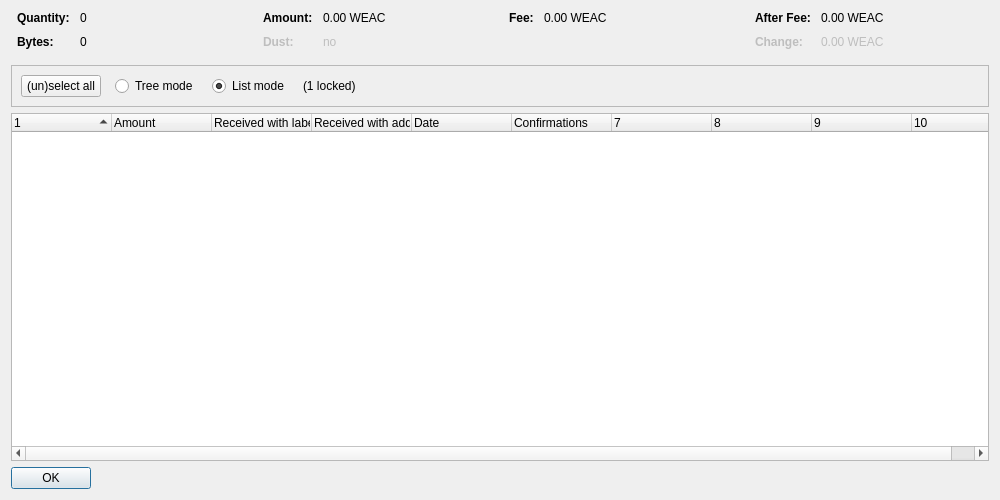
<?xml version="1.0" encoding="UTF-8"?>
<ui version="4.0">
 <class>CoinControlDialog</class>
 <widget class="QDialog" name="CoinControlDialog">
  <property name="geometry">
   <rect>
    <x>0</x>
    <y>0</y>
    <width>1000</width>
    <height>500</height>
   </rect>
  </property>
  <property name="windowTitle">
   <string>Coin Selection</string>
  </property>
  <layout class="QVBoxLayout" name="verticalLayout">
   <item>
    <layout class="QHBoxLayout" name="horizontalLayoutTop" stretch="0,0,0,0">
     <property name="topMargin">
      <number>0</number>
     </property>
     <property name="bottomMargin">
      <number>10</number>
     </property>
     <item>
      <layout class="QFormLayout" name="formLayoutCoinControl1">
       <property name="horizontalSpacing">
        <number>10</number>
       </property>
       <property name="verticalSpacing">
        <number>10</number>
       </property>
       <property name="leftMargin">
        <number>6</number>
       </property>
       <property name="rightMargin">
        <number>6</number>
       </property>
       <item row="0" column="0">
        <widget class="QLabel" name="labelCoinControlQuantityText">
         <property name="font">
          <font>
           <weight>75</weight>
           <bold>true</bold>
          </font>
         </property>
         <property name="text">
          <string>Quantity:</string>
         </property>
        </widget>
       </item>
       <item row="0" column="1">
        <widget class="QLabel" name="labelCoinControlQuantity">
         <property name="cursor">
          <cursorShape>IBeamCursor</cursorShape>
         </property>
         <property name="contextMenuPolicy">
          <enum>Qt::ActionsContextMenu</enum>
         </property>
         <property name="text">
          <string notr="true">0</string>
         </property>
         <property name="textInteractionFlags">
          <set>Qt::LinksAccessibleByMouse|Qt::TextSelectableByKeyboard|Qt::TextSelectableByMouse</set>
         </property>
        </widget>
       </item>
       <item row="1" column="0">
        <widget class="QLabel" name="labelCoinControlBytesText">
         <property name="font">
          <font>
           <weight>75</weight>
           <bold>true</bold>
          </font>
         </property>
         <property name="text">
          <string>Bytes:</string>
         </property>
        </widget>
       </item>
       <item row="1" column="1">
        <widget class="QLabel" name="labelCoinControlBytes">
         <property name="cursor">
          <cursorShape>IBeamCursor</cursorShape>
         </property>
         <property name="contextMenuPolicy">
          <enum>Qt::ActionsContextMenu</enum>
         </property>
         <property name="text">
          <string notr="true">0</string>
         </property>
         <property name="textInteractionFlags">
          <set>Qt::LinksAccessibleByMouse|Qt::TextSelectableByKeyboard|Qt::TextSelectableByMouse</set>
         </property>
        </widget>
       </item>
      </layout>
     </item>
     <item>
      <layout class="QFormLayout" name="formLayoutCoinControl2">
       <property name="horizontalSpacing">
        <number>10</number>
       </property>
       <property name="verticalSpacing">
        <number>10</number>
       </property>
       <property name="leftMargin">
        <number>6</number>
       </property>
       <property name="rightMargin">
        <number>6</number>
       </property>
       <item row="0" column="0">
        <widget class="QLabel" name="labelCoinControlAmountText">
         <property name="font">
          <font>
           <weight>75</weight>
           <bold>true</bold>
          </font>
         </property>
         <property name="text">
          <string>Amount:</string>
         </property>
        </widget>
       </item>
       <item row="0" column="1">
        <widget class="QLabel" name="labelCoinControlAmount">
         <property name="cursor">
          <cursorShape>IBeamCursor</cursorShape>
         </property>
         <property name="contextMenuPolicy">
          <enum>Qt::ActionsContextMenu</enum>
         </property>
         <property name="text">
          <string notr="true">0.00 WEAC</string>
         </property>
         <property name="textInteractionFlags">
          <set>Qt::LinksAccessibleByMouse|Qt::TextSelectableByKeyboard|Qt::TextSelectableByMouse</set>
         </property>
        </widget>
       </item>
       <item row="1" column="0">
        <widget class="QLabel" name="labelCoinControlLowOutputText">
         <property name="enabled">
          <bool>false</bool>
         </property>
         <property name="font">
          <font>
           <weight>75</weight>
           <bold>true</bold>
          </font>
         </property>
         <property name="text">
          <string>Dust:</string>
         </property>
        </widget>
       </item>
       <item row="1" column="1">
        <widget class="QLabel" name="labelCoinControlLowOutput">
         <property name="enabled">
          <bool>false</bool>
         </property>
         <property name="cursor">
          <cursorShape>IBeamCursor</cursorShape>
         </property>
         <property name="contextMenuPolicy">
          <enum>Qt::ActionsContextMenu</enum>
         </property>
         <property name="text">
          <string notr="true">no</string>
         </property>
         <property name="textInteractionFlags">
          <set>Qt::LinksAccessibleByMouse|Qt::TextSelectableByKeyboard|Qt::TextSelectableByMouse</set>
         </property>
        </widget>
       </item>
      </layout>
     </item>
     <item>
      <layout class="QFormLayout" name="formLayoutCoinControl3">
       <property name="horizontalSpacing">
        <number>10</number>
       </property>
       <property name="verticalSpacing">
        <number>10</number>
       </property>
       <property name="leftMargin">
        <number>6</number>
       </property>
       <property name="rightMargin">
        <number>6</number>
       </property>
       <item row="0" column="0">
        <widget class="QLabel" name="labelCoinControlFeeText">
         <property name="font">
          <font>
           <weight>75</weight>
           <bold>true</bold>
          </font>
         </property>
         <property name="text">
          <string>Fee:</string>
         </property>
        </widget>
       </item>
       <item row="0" column="1">
        <widget class="QLabel" name="labelCoinControlFee">
         <property name="cursor">
          <cursorShape>IBeamCursor</cursorShape>
         </property>
         <property name="contextMenuPolicy">
          <enum>Qt::ActionsContextMenu</enum>
         </property>
         <property name="text">
          <string notr="true">0.00 WEAC</string>
         </property>
         <property name="textInteractionFlags">
          <set>Qt::LinksAccessibleByMouse|Qt::TextSelectableByKeyboard|Qt::TextSelectableByMouse</set>
         </property>
        </widget>
       </item>
      </layout>
     </item>
     <item>
      <layout class="QFormLayout" name="formLayoutCoinControl4">
       <property name="horizontalSpacing">
        <number>10</number>
       </property>
       <property name="verticalSpacing">
        <number>10</number>
       </property>
       <property name="leftMargin">
        <number>6</number>
       </property>
       <property name="rightMargin">
        <number>6</number>
       </property>
       <item row="0" column="0">
        <widget class="QLabel" name="labelCoinControlAfterFeeText">
         <property name="font">
          <font>
           <weight>75</weight>
           <bold>true</bold>
          </font>
         </property>
         <property name="text">
          <string>After Fee:</string>
         </property>
        </widget>
       </item>
       <item row="0" column="1">
        <widget class="QLabel" name="labelCoinControlAfterFee">
         <property name="cursor">
          <cursorShape>IBeamCursor</cursorShape>
         </property>
         <property name="contextMenuPolicy">
          <enum>Qt::ActionsContextMenu</enum>
         </property>
         <property name="text">
          <string notr="true">0.00 WEAC</string>
         </property>
         <property name="textInteractionFlags">
          <set>Qt::LinksAccessibleByMouse|Qt::TextSelectableByKeyboard|Qt::TextSelectableByMouse</set>
         </property>
        </widget>
       </item>
       <item row="1" column="0">
        <widget class="QLabel" name="labelCoinControlChangeText">
         <property name="enabled">
          <bool>false</bool>
         </property>
         <property name="font">
          <font>
           <weight>75</weight>
           <bold>true</bold>
          </font>
         </property>
         <property name="text">
          <string>Change:</string>
         </property>
        </widget>
       </item>
       <item row="1" column="1">
        <widget class="QLabel" name="labelCoinControlChange">
         <property name="enabled">
          <bool>false</bool>
         </property>
         <property name="cursor">
          <cursorShape>IBeamCursor</cursorShape>
         </property>
         <property name="contextMenuPolicy">
          <enum>Qt::ActionsContextMenu</enum>
         </property>
         <property name="text">
          <string notr="true">0.00 WEAC</string>
         </property>
         <property name="textInteractionFlags">
          <set>Qt::LinksAccessibleByMouse|Qt::TextSelectableByKeyboard|Qt::TextSelectableByMouse</set>
         </property>
        </widget>
       </item>
      </layout>
     </item>
    </layout>
   </item>
   <item>
    <widget class="QFrame" name="frame">
     <property name="minimumSize">
      <size>
       <width>0</width>
       <height>40</height>
      </size>
     </property>
     <property name="frameShape">
      <enum>QFrame::StyledPanel</enum>
     </property>
     <property name="frameShadow">
      <enum>QFrame::Sunken</enum>
     </property>
     <layout class="QHBoxLayout" name="horizontalLayout">
      <item>
       <layout class="QHBoxLayout" name="horizontalLayoutPanel" stretch="0,0,0,0,0">
        <property name="spacing">
         <number>14</number>
        </property>
        <item>
         <widget class="QPushButton" name="pushButtonSelectAll">
          <property name="sizePolicy">
           <sizepolicy hsizetype="Maximum" vsizetype="Fixed">
            <horstretch>0</horstretch>
            <verstretch>0</verstretch>
           </sizepolicy>
          </property>
          <property name="text">
           <string>(un)select all</string>
          </property>
          <property name="autoDefault">
           <bool>false</bool>
          </property>
         </widget>
        </item>
        <item>
         <widget class="QRadioButton" name="radioTreeMode">
          <property name="sizePolicy">
           <sizepolicy hsizetype="Maximum" vsizetype="Fixed">
            <horstretch>0</horstretch>
            <verstretch>0</verstretch>
           </sizepolicy>
          </property>
          <property name="text">
           <string>Tree mode</string>
          </property>
         </widget>
        </item>
        <item>
         <widget class="QRadioButton" name="radioListMode">
          <property name="sizePolicy">
           <sizepolicy hsizetype="Maximum" vsizetype="Fixed">
            <horstretch>0</horstretch>
            <verstretch>0</verstretch>
           </sizepolicy>
          </property>
          <property name="text">
           <string>List mode</string>
          </property>
          <property name="checked">
           <bool>true</bool>
          </property>
         </widget>
        </item>
        <item>
         <widget class="QLabel" name="labelLocked">
          <property name="text">
           <string notr="true">(1 locked)</string>
          </property>
         </widget>
        </item>
        <item>
         <spacer name="horizontalSpacer">
          <property name="orientation">
           <enum>Qt::Horizontal</enum>
          </property>
          <property name="sizeHint" stdset="0">
           <size>
            <width>40</width>
            <height>20</height>
           </size>
          </property>
         </spacer>
        </item>
       </layout>
      </item>
     </layout>
    </widget>
   </item>
   <item>
    <widget class="CoinControlTreeWidget" name="treeWidget">
     <property name="contextMenuPolicy">
      <enum>Qt::CustomContextMenu</enum>
     </property>
     <property name="sortingEnabled">
      <bool>false</bool>
     </property>
     <property name="columnCount">
      <number>10</number>
     </property>
     <attribute name="headerShowSortIndicator" stdset="0">
      <bool>true</bool>
     </attribute>
     <attribute name="headerStretchLastSection">
      <bool>false</bool>
     </attribute>
     <column>
      <property name="text">
       <string/>
      </property>
     </column>
     <column>
      <property name="text">
       <string>Amount</string>
      </property>
     </column>
     <column>
      <property name="text">
       <string>Received with label</string>
      </property>
     </column>
     <column>
      <property name="text">
       <string>Received with address</string>
      </property>
     </column>
     <column>
      <property name="text">
       <string>Date</string>
      </property>
     </column>
     <column>
      <property name="text">
       <string>Confirmations</string>
      </property>
      <property name="toolTip">
       <string>Confirmed</string>
      </property>
     </column>
     <column>
      <property name="text">
       <string/>
      </property>
     </column>
     <column>
      <property name="text">
       <string/>
      </property>
     </column>
     <column>
      <property name="text">
       <string/>
      </property>
     </column>
     <column>
      <property name="text">
       <string/>
      </property>
     </column>
    </widget>
   </item>
   <item>
    <widget class="QDialogButtonBox" name="buttonBox">
     <property name="sizePolicy">
      <sizepolicy hsizetype="Maximum" vsizetype="Fixed">
       <horstretch>0</horstretch>
       <verstretch>0</verstretch>
      </sizepolicy>
     </property>
     <property name="orientation">
      <enum>Qt::Horizontal</enum>
     </property>
     <property name="standardButtons">
      <set>QDialogButtonBox::Ok</set>
     </property>
    </widget>
   </item>
  </layout>
 </widget>
 <customwidgets>
  <customwidget>
   <class>CoinControlTreeWidget</class>
   <extends>QTreeWidget</extends>
   <header>qt/coincontroltreewidget.h</header>
  </customwidget>
 </customwidgets>
 <resources/>
 <connections/>
</ui>
